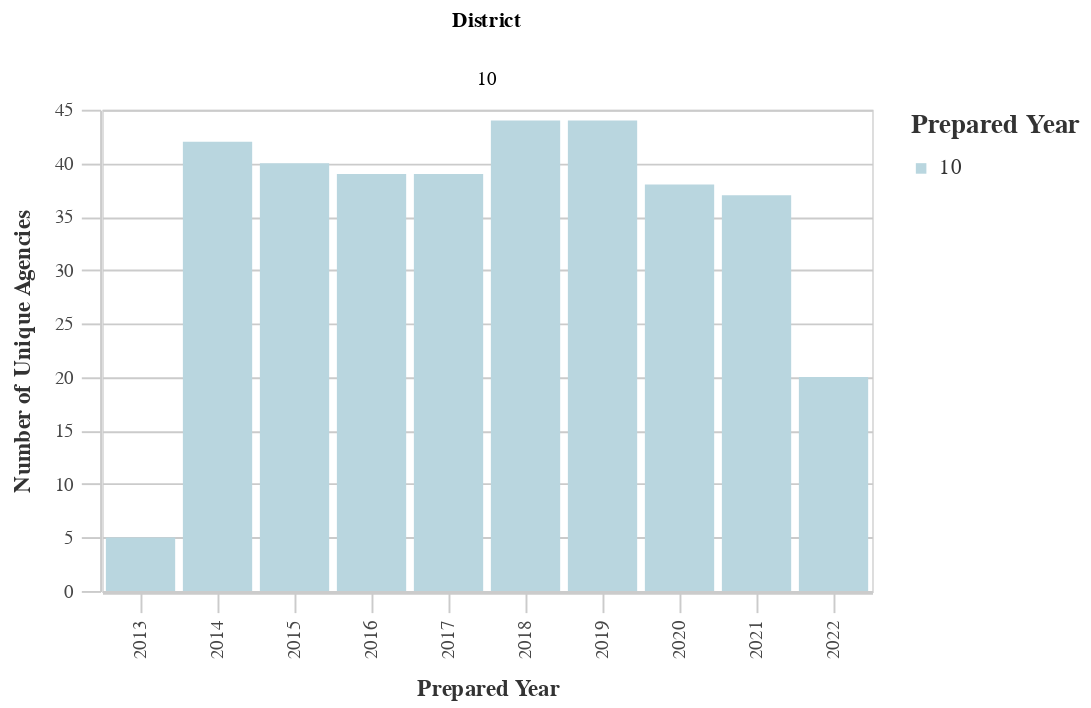

Notebook code cell kept with this figure:
### Code cell
# Unique Agencies by Dist
dist_years_agency = ((
        df
        >> group_by(_.prepared_y, _.dist)
        >> summarize(n=_.primary_agency_name.nunique())
        >> arrange(-_.prepared_y)
    )
        .rename(columns={'dist':'District', 'n':'Count'})
    )
chart10 = (alt.Chart(dist_years_agency).mark_bar().encode(
        column='District:N',
        x=alt.X('prepared_y:O', title='Prepared Year'),
        y=alt.Y('Count:Q', title='Number of Unique Agencies'),
        color = alt.Color("District:N", 
                              scale=alt.Scale(
                                  range=altair_utils.CALITP_SEQUENTIAL_COLORS),  
                               legend=alt.Legend(title="Prepared Year")
                              )))
                              
chart10 = styleguide.preset_chart_config(chart10)
chart10 = _dla_utils_reports.add_tooltip(chart10, 'prepared_y', 'Count')
    
display(HTML("<h4><strong>Number of Unique Agencies by District</strong></h4>"))
chart10

### Figure 1 — Vega-Lite specification as saved in the notebook (floating-point values rounded to 4 significant figures)
{"config": {"view": {"continuousWidth": 400, "continuousHeight": 300}, "axis": {"domainColor": "#cbcbcb", "grid": true, "gridColor": "#cbcbcb", "gridWidth": 1, "labelColor": "#474747", "labelFont": "Nunito Sans", "labelFontSize": 10, "labelPadding": 4, "tickColor": "#cbcbcb", "tickSize": 10, "titleColor": "#333", "titleFont": "Raleway", "titleFontSize": 12, "titlePadding": 10}, "axisBand": {"grid": false}, "background": "white", "font": "Raleway", "header": {"labelFont": "Nunito Sans", "titleFont": "Raleway"}, "legend": {"labelColor": "#333", "labelFont": "Nunito Sans", "labelFontSize": 11, "labelLimit": 0, "padding": 1, "symbolSize": 30, "symbolType": "square", "titleColor": "#333", "titleFont": "Raleway", "titleFontSize": 14, "titlePadding": 10}, "title": {"anchor": "middle", "font": "Raleway", "fontSize": 18, "fontWeight": 300, "offset": 20}}, "data": {"name": "data-8ba47b59c9802a8a2adcf2d1add8f18e"}, "mark": "bar", "encoding": {"color": {"field": "District", "legend": {"title": "Prepared Year"}, "scale": {"range": ["#B9D6DF", "#8CBCCB", "#2EA8CE", "#136C97", "#0B405B"]}, "type": "nominal"}, "column": {"field": "District", "type": "nominal"}, "tooltip": [{"field": "prepared_y", "type": "quantitative"}, {"field": "Count", "type": "quantitative"}], "x": {"field": "prepared_y", "title": "Prepared Year", "type": "ordinal"}, "y": {"field": "Count", "title": "Number of Unique Agencies", "type": "quantitative"}}, "height": 250, "width": 400, "$schema": "https://vega.github.io/schema/vega-lite/v4.17.0.json", "datasets": {"data-8ba47b59c9802a8a2adcf2d1add8f18e": [{"prepared_y": 2022.0, "District": 10, "Count": 20}, {"prepared_y": 2021.0, "District": 10, "Count": 37}, {"prepared_y": 2020.0, "District": 10, "Count": 38}, {"prepared_y": 2019.0, "District": 10, "Count": 44}, {"prepared_y": 2018.0, "District": 10, "Count": 44}, {"prepared_y": 2017.0, "District": 10, "Count": 39}, {"prepared_y": 2016.0, "District": 10, "Count": 39}, {"prepared_y": 2015.0, "District": 10, "Count": 40}, {"prepared_y": 2014.0, "District": 10, "Count": 42}, {"prepared_y": 2013.0, "District": 10, "Count": 5}]}}
